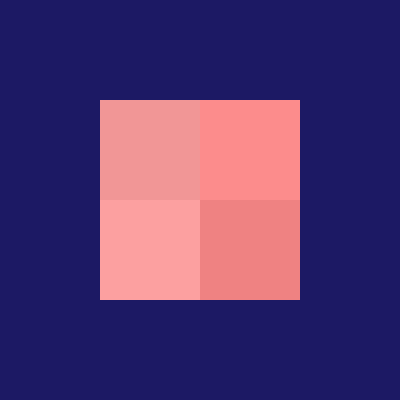
Frame 1 (no input)
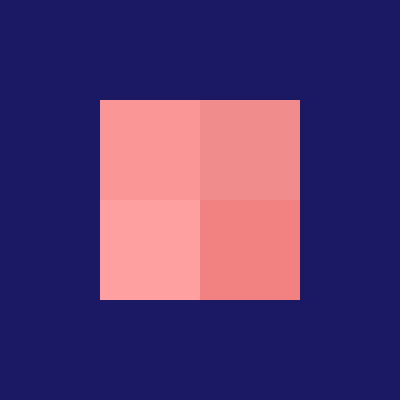
Frame 60 (no input)
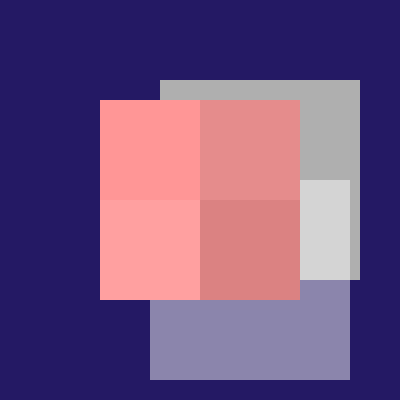
Frame 120 (the mouse pressed at the canvas centre since frame 60)

The p5.js sketch that drew these frames (run headless with seeded random() and noise() and a simulated clock; from frame 60 on, the mouse is pressed at the canvas centre):

// p5.js sketch
// ── sketch.js
function setup() {
  createCanvas(400, 400);
}

let noiseScale=0.02;

function draw() {
  background(randomGaussian(25,5),25,100);
  
  for (let x=0; x < width; x++) {
    let noiseVal = noise((mouseX+x)*noiseScale, mouseY*noiseScale);
  }
  
  
  if(mouseX > 0 && mouseY > 0){
  noStroke();
  fill(randomGaussian(170,3));
  rect(mouseX *noiseScale*40 , mouseY*noiseScale*20 , 200, 200);
    
    fill(250,randomGaussian(120,3));
  rect(mouseX-50 , mouseY-50*noiseScale*20 , 200, 200);
  
 }
  
  /*
  stroke(250,230,230);
  noFill();
  rect(150, 50, 200, 200);
  */
  
  noStroke();
  fill(randomGaussian(250,10) ,150 ,150);
rect(100, 100, 100, 100);
  
  noStroke();
  fill(randomGaussian(240,10),140 ,140);
rect(200, 100, 100, 100);
  
  noStroke();
  fill(randomGaussian(260,10) ,160 ,160);
rect(100, 200, 100, 100);
  
  noStroke();
  fill(randomGaussian(230,10) ,130 ,130);
rect(200, 200, 100, 100);
    


}
